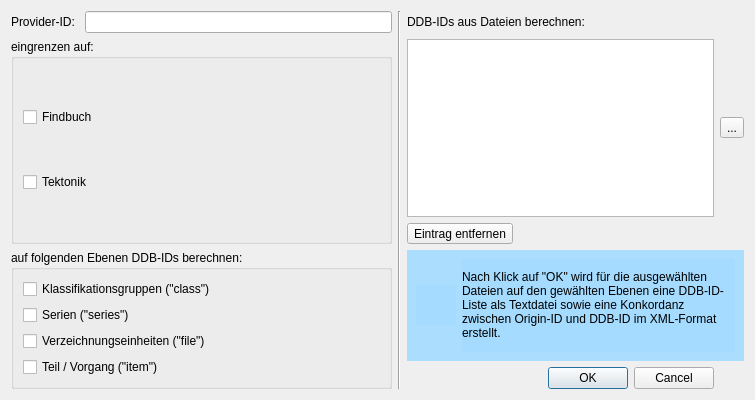
<?xml version="1.0" encoding="UTF-8"?>
<ui version="4.0">
 <class>ddbidGenerationDialog</class>
 <widget class="QDialog" name="ddbidGenerationDialog">
  <property name="windowModality">
   <enum>Qt::WindowModal</enum>
  </property>
  <property name="geometry">
   <rect>
    <x>0</x>
    <y>0</y>
    <width>755</width>
    <height>400</height>
   </rect>
  </property>
  <property name="windowTitle">
   <string>DDB-IDs generieren</string>
  </property>
  <property name="modal">
   <bool>true</bool>
  </property>
  <layout class="QGridLayout" name="gridLayout">
   <item row="0" column="0">
    <widget class="QLabel" name="label_provider_id">
     <property name="text">
      <string>Provider-ID: </string>
     </property>
    </widget>
   </item>
   <item row="0" column="1">
    <widget class="QLineEdit" name="lineEdit_provider_id"/>
   </item>
   <item row="0" column="2" rowspan="5">
    <widget class="Line" name="line">
     <property name="orientation">
      <enum>Qt::Vertical</enum>
     </property>
    </widget>
   </item>
   <item row="0" column="3">
    <widget class="QLabel" name="label">
     <property name="text">
      <string>DDB-IDs aus Dateien berechnen:</string>
     </property>
    </widget>
   </item>
   <item row="1" column="0" rowspan="2" colspan="2">
    <widget class="QGroupBox" name="groupBox_2">
     <property name="title">
      <string>eingrenzen auf:</string>
     </property>
     <layout class="QVBoxLayout" name="verticalLayout_3">
      <item>
       <widget class="QCheckBox" name="checkBox_ddbid_generation_process_findbuch">
        <property name="text">
         <string>Findbuch</string>
        </property>
       </widget>
      </item>
      <item>
       <widget class="QCheckBox" name="checkBox_ddbid_generation_process_tektonik">
        <property name="text">
         <string>Tektonik</string>
        </property>
       </widget>
      </item>
     </layout>
    </widget>
   </item>
   <item row="1" column="3">
    <widget class="QListWidget" name="listWidget_ddbid_generation_files">
     <property name="selectionMode">
      <enum>QAbstractItemView::MultiSelection</enum>
     </property>
    </widget>
   </item>
   <item row="1" column="4">
    <widget class="QToolButton" name="toolButton_ddbid_generation_path">
     <property name="text">
      <string>...</string>
     </property>
    </widget>
   </item>
   <item row="2" column="3">
    <widget class="QToolButton" name="toolButton_ddbid_generation_remove_entry">
     <property name="text">
      <string>Eintrag entfernen</string>
     </property>
    </widget>
   </item>
   <item row="3" column="0" rowspan="2" colspan="2">
    <widget class="QGroupBox" name="groupBox">
     <property name="title">
      <string>auf folgenden Ebenen DDB-IDs berechnen:</string>
     </property>
     <layout class="QVBoxLayout" name="verticalLayout">
      <item>
       <widget class="QCheckBox" name="checkBox_ddbid_generation_process_class">
        <property name="text">
         <string>Klassifikationsgruppen (&quot;class&quot;)</string>
        </property>
       </widget>
      </item>
      <item>
       <widget class="QCheckBox" name="checkBox_ddbid_generation_process_series">
        <property name="text">
         <string>Serien (&quot;series&quot;)</string>
        </property>
       </widget>
      </item>
      <item>
       <widget class="QCheckBox" name="checkBox_ddbid_generation_process_file">
        <property name="text">
         <string>Verzeichnungseinheiten (&quot;file&quot;)</string>
        </property>
       </widget>
      </item>
      <item>
       <widget class="QCheckBox" name="checkBox_ddbid_generation_process_item">
        <property name="text">
         <string>Teil / Vorgang (&quot;item&quot;)</string>
        </property>
       </widget>
      </item>
     </layout>
    </widget>
   </item>
   <item row="3" column="3" colspan="2">
    <widget class="QFrame" name="frame_ddbid_generation_infobox">
     <property name="enabled">
      <bool>true</bool>
     </property>
     <property name="styleSheet">
      <string notr="true">background-color: rgba(164, 219, 255, 235);</string>
     </property>
     <property name="frameShape">
      <enum>QFrame::NoFrame</enum>
     </property>
     <property name="frameShadow">
      <enum>QFrame::Raised</enum>
     </property>
     <layout class="QHBoxLayout" name="horizontalLayout_2">
      <item>
       <widget class="QLabel" name="icon_ddbid_generation_infobox">
        <property name="maximumSize">
         <size>
          <width>40</width>
          <height>40</height>
         </size>
        </property>
        <property name="text">
         <string/>
        </property>
        <property name="pixmap">
         <pixmap resource="resources/resources.qrc">:/transformation-status-dialog/ic_info_black_48dp.png</pixmap>
        </property>
        <property name="scaledContents">
         <bool>true</bool>
        </property>
        <property name="wordWrap">
         <bool>false</bool>
        </property>
       </widget>
      </item>
      <item>
       <widget class="QLabel" name="label_ddbid_generation_infobox">
        <property name="text">
         <string>&lt;html&gt;&lt;head/&gt;&lt;body&gt;&lt;p&gt;Nach Klick auf &amp;quot;OK&amp;quot; wird für die ausgewählten Dateien auf den gewählten Ebenen eine DDB-ID-Liste als Textdatei sowie eine Konkordanz zwischen Origin-ID und DDB-ID im XML-Format erstellt.&lt;/p&gt;&lt;/body&gt;&lt;/html&gt;</string>
        </property>
        <property name="scaledContents">
         <bool>true</bool>
        </property>
        <property name="wordWrap">
         <bool>true</bool>
        </property>
       </widget>
      </item>
     </layout>
    </widget>
   </item>
   <item row="4" column="3">
    <layout class="QVBoxLayout" name="verticalLayout_2">
     <item>
      <widget class="QDialogButtonBox" name="buttonBox_ddbid_generation">
       <property name="orientation">
        <enum>Qt::Horizontal</enum>
       </property>
       <property name="standardButtons">
        <set>QDialogButtonBox::Cancel|QDialogButtonBox::Ok</set>
       </property>
      </widget>
     </item>
    </layout>
   </item>
  </layout>
 </widget>
 <resources>
  <include location="resources/resources.qrc"/>
 </resources>
 <connections>
  <connection>
   <sender>buttonBox_ddbid_generation</sender>
   <signal>accepted()</signal>
   <receiver>ddbidGenerationDialog</receiver>
   <slot>accept()</slot>
   <hints>
    <hint type="sourcelabel">
     <x>248</x>
     <y>254</y>
    </hint>
    <hint type="destinationlabel">
     <x>157</x>
     <y>274</y>
    </hint>
   </hints>
  </connection>
  <connection>
   <sender>buttonBox_ddbid_generation</sender>
   <signal>rejected()</signal>
   <receiver>ddbidGenerationDialog</receiver>
   <slot>reject()</slot>
   <hints>
    <hint type="sourcelabel">
     <x>316</x>
     <y>260</y>
    </hint>
    <hint type="destinationlabel">
     <x>286</x>
     <y>274</y>
    </hint>
   </hints>
  </connection>
 </connections>
</ui>
